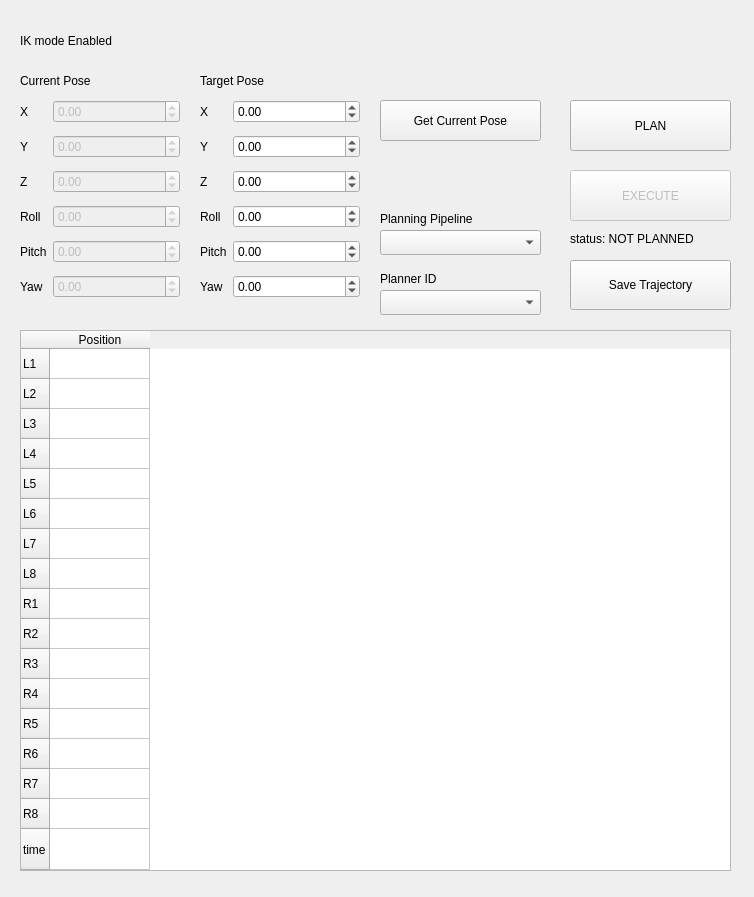
<?xml version="1.0" encoding="UTF-8"?>
<ui version="4.0">
 <class>Dialog</class>
 <widget class="QDialog" name="Dialog">
  <property name="geometry">
   <rect>
    <x>0</x>
    <y>0</y>
    <width>754</width>
    <height>897</height>
   </rect>
  </property>
  <property name="windowTitle">
   <string>movegroup</string>
  </property>
  <widget class="QPushButton" name="ikEnableBtn">
   <property name="enabled">
    <bool>true</bool>
   </property>
   <property name="geometry">
    <rect>
     <x>150</x>
     <y>20</y>
     <width>41</width>
     <height>41</height>
    </rect>
   </property>
   <property name="sizePolicy">
    <sizepolicy hsizetype="Minimum" vsizetype="Fixed">
     <horstretch>0</horstretch>
     <verstretch>0</verstretch>
    </sizepolicy>
   </property>
   <property name="minimumSize">
    <size>
     <width>41</width>
     <height>21</height>
    </size>
   </property>
   <property name="maximumSize">
    <size>
     <width>16777215</width>
     <height>16777215</height>
    </size>
   </property>
   <property name="baseSize">
    <size>
     <width>41</width>
     <height>21</height>
    </size>
   </property>
   <property name="styleSheet">
    <string notr="true">QPushButton{
	background-color: none;
	border-radius: 3%;
}</string>
   </property>
   <property name="text">
    <string/>
   </property>
   <property name="icon">
    <iconset resource="buttons.qrc">
     <normaloff>:/toggle/off</normaloff>
     <normalon>:/toggle/on</normalon>:/toggle/off</iconset>
   </property>
   <property name="iconSize">
    <size>
     <width>41</width>
     <height>40</height>
    </size>
   </property>
   <property name="checkable">
    <bool>true</bool>
   </property>
   <property name="checked">
    <bool>false</bool>
   </property>
   <property name="flat">
    <bool>true</bool>
   </property>
  </widget>
  <widget class="QLabel" name="ikLabel">
   <property name="geometry">
    <rect>
     <x>20</x>
     <y>20</y>
     <width>131</width>
     <height>41</height>
    </rect>
   </property>
   <property name="text">
    <string>IK mode Enabled</string>
   </property>
  </widget>
  <widget class="QPushButton" name="execBtn">
   <property name="enabled">
    <bool>false</bool>
   </property>
   <property name="geometry">
    <rect>
     <x>570</x>
     <y>170</y>
     <width>161</width>
     <height>51</height>
    </rect>
   </property>
   <property name="text">
    <string>EXECUTE</string>
   </property>
  </widget>
  <widget class="QTableWidget" name="iterTable">
   <property name="geometry">
    <rect>
     <x>20</x>
     <y>330</y>
     <width>711</width>
     <height>541</height>
    </rect>
   </property>
   <property name="verticalScrollBarPolicy">
    <enum>Qt::ScrollBarPolicy::ScrollBarAlwaysOff</enum>
   </property>
   <property name="horizontalScrollBarPolicy">
    <enum>Qt::ScrollBarPolicy::ScrollBarAlwaysOff</enum>
   </property>
   <attribute name="verticalHeaderStretchLastSection">
    <bool>true</bool>
   </attribute>
   <row>
    <property name="text">
     <string>L1</string>
    </property>
   </row>
   <row>
    <property name="text">
     <string>L2</string>
    </property>
   </row>
   <row>
    <property name="text">
     <string>L3</string>
    </property>
   </row>
   <row>
    <property name="text">
     <string>L4</string>
    </property>
   </row>
   <row>
    <property name="text">
     <string>L5</string>
    </property>
   </row>
   <row>
    <property name="text">
     <string>L6</string>
    </property>
   </row>
   <row>
    <property name="text">
     <string>L7</string>
    </property>
   </row>
   <row>
    <property name="text">
     <string>L8</string>
    </property>
   </row>
   <row>
    <property name="text">
     <string>R1</string>
    </property>
   </row>
   <row>
    <property name="text">
     <string>R2</string>
    </property>
   </row>
   <row>
    <property name="text">
     <string>R3</string>
    </property>
   </row>
   <row>
    <property name="text">
     <string>R4</string>
    </property>
   </row>
   <row>
    <property name="text">
     <string>R5</string>
    </property>
   </row>
   <row>
    <property name="text">
     <string>R6</string>
    </property>
   </row>
   <row>
    <property name="text">
     <string>R7</string>
    </property>
   </row>
   <row>
    <property name="text">
     <string>R8</string>
    </property>
   </row>
   <row>
    <property name="text">
     <string>time</string>
    </property>
   </row>
   <column>
    <property name="text">
     <string>Position</string>
    </property>
   </column>
  </widget>
  <widget class="QLabel" name="planStatusLabel">
   <property name="geometry">
    <rect>
     <x>570</x>
     <y>230</y>
     <width>171</width>
     <height>17</height>
    </rect>
   </property>
   <property name="text">
    <string>status: NOT PLANNED</string>
   </property>
  </widget>
  <widget class="QPushButton" name="saveTrajBtn">
   <property name="enabled">
    <bool>true</bool>
   </property>
   <property name="geometry">
    <rect>
     <x>570</x>
     <y>260</y>
     <width>161</width>
     <height>50</height>
    </rect>
   </property>
   <property name="text">
    <string>Save Trajectory</string>
   </property>
  </widget>
  <widget class="QComboBox" name="planningPipelineCombo">
   <property name="geometry">
    <rect>
     <x>380</x>
     <y>230</y>
     <width>161</width>
     <height>25</height>
    </rect>
   </property>
  </widget>
  <widget class="QComboBox" name="plannerIDCombo">
   <property name="geometry">
    <rect>
     <x>380</x>
     <y>290</y>
     <width>161</width>
     <height>25</height>
    </rect>
   </property>
  </widget>
  <widget class="QLabel" name="planStatusLabel_2">
   <property name="geometry">
    <rect>
     <x>380</x>
     <y>210</y>
     <width>171</width>
     <height>17</height>
    </rect>
   </property>
   <property name="text">
    <string>Planning Pipeline</string>
   </property>
  </widget>
  <widget class="QLabel" name="planStatusLabel_3">
   <property name="geometry">
    <rect>
     <x>380</x>
     <y>270</y>
     <width>171</width>
     <height>17</height>
    </rect>
   </property>
   <property name="text">
    <string>Planner ID</string>
   </property>
  </widget>
  <widget class="QPushButton" name="planBtn">
   <property name="enabled">
    <bool>true</bool>
   </property>
   <property name="geometry">
    <rect>
     <x>570</x>
     <y>100</y>
     <width>161</width>
     <height>51</height>
    </rect>
   </property>
   <property name="text">
    <string>PLAN</string>
   </property>
  </widget>
  <widget class="QWidget" name="formLayoutWidget_2">
   <property name="geometry">
    <rect>
     <x>200</x>
     <y>100</y>
     <width>160</width>
     <height>231</height>
    </rect>
   </property>
   <layout class="QFormLayout" name="targetFormLayout">
    <property name="verticalSpacing">
     <number>12</number>
    </property>
    <item row="0" column="0">
     <widget class="QLabel" name="targetXLabel">
      <property name="text">
       <string>X</string>
      </property>
     </widget>
    </item>
    <item row="0" column="1">
     <widget class="QDoubleSpinBox" name="targetXDoubleSpinBox">
      <property name="minimum">
       <double>-999.000000000000000</double>
      </property>
      <property name="maximum">
       <double>999.000000000000000</double>
      </property>
     </widget>
    </item>
    <item row="1" column="0">
     <widget class="QLabel" name="targetYLabel">
      <property name="text">
       <string>Y</string>
      </property>
     </widget>
    </item>
    <item row="1" column="1">
     <widget class="QDoubleSpinBox" name="targetYDoubleSpinBox">
      <property name="minimum">
       <double>-999.000000000000000</double>
      </property>
      <property name="maximum">
       <double>999.000000000000000</double>
      </property>
     </widget>
    </item>
    <item row="2" column="0">
     <widget class="QLabel" name="targetZLabel">
      <property name="text">
       <string>Z</string>
      </property>
     </widget>
    </item>
    <item row="2" column="1">
     <widget class="QDoubleSpinBox" name="targetZDoubleSpinBox">
      <property name="minimum">
       <double>-999.000000000000000</double>
      </property>
      <property name="maximum">
       <double>999.000000000000000</double>
      </property>
     </widget>
    </item>
    <item row="3" column="0">
     <widget class="QLabel" name="targetRollLabel">
      <property name="text">
       <string>Roll</string>
      </property>
     </widget>
    </item>
    <item row="3" column="1">
     <widget class="QDoubleSpinBox" name="targetRollDoubleSpinBox">
      <property name="minimum">
       <double>-999.000000000000000</double>
      </property>
      <property name="maximum">
       <double>999.000000000000000</double>
      </property>
     </widget>
    </item>
    <item row="4" column="0">
     <widget class="QLabel" name="targetPitchLabel">
      <property name="text">
       <string>Pitch</string>
      </property>
     </widget>
    </item>
    <item row="4" column="1">
     <widget class="QDoubleSpinBox" name="targetPitchDoubleSpinBox">
      <property name="minimum">
       <double>-999.000000000000000</double>
      </property>
      <property name="maximum">
       <double>999.000000000000000</double>
      </property>
     </widget>
    </item>
    <item row="5" column="0">
     <widget class="QLabel" name="targetYawLabel">
      <property name="text">
       <string>Yaw</string>
      </property>
     </widget>
    </item>
    <item row="5" column="1">
     <widget class="QDoubleSpinBox" name="targetYawDoubleSpinBox">
      <property name="minimum">
       <double>-999.000000000000000</double>
      </property>
      <property name="maximum">
       <double>999.000000000000000</double>
      </property>
     </widget>
    </item>
   </layout>
  </widget>
  <widget class="QLabel" name="label_2">
   <property name="geometry">
    <rect>
     <x>200</x>
     <y>70</y>
     <width>161</width>
     <height>21</height>
    </rect>
   </property>
   <property name="text">
    <string>Target Pose</string>
   </property>
  </widget>
  <widget class="QWidget" name="formLayoutWidget">
   <property name="geometry">
    <rect>
     <x>20</x>
     <y>100</y>
     <width>160</width>
     <height>231</height>
    </rect>
   </property>
   <layout class="QFormLayout" name="formLayout">
    <property name="verticalSpacing">
     <number>12</number>
    </property>
    <item row="0" column="0">
     <widget class="QLabel" name="xLabel">
      <property name="text">
       <string>X</string>
      </property>
     </widget>
    </item>
    <item row="0" column="1">
     <widget class="QDoubleSpinBox" name="xDoubleSpinBox">
      <property name="enabled">
       <bool>false</bool>
      </property>
      <property name="minimum">
       <double>-999.000000000000000</double>
      </property>
      <property name="maximum">
       <double>999.000000000000000</double>
      </property>
     </widget>
    </item>
    <item row="1" column="0">
     <widget class="QLabel" name="yLabel">
      <property name="text">
       <string>Y</string>
      </property>
     </widget>
    </item>
    <item row="1" column="1">
     <widget class="QDoubleSpinBox" name="yDoubleSpinBox">
      <property name="enabled">
       <bool>false</bool>
      </property>
      <property name="minimum">
       <double>-999.000000000000000</double>
      </property>
      <property name="maximum">
       <double>999.000000000000000</double>
      </property>
     </widget>
    </item>
    <item row="2" column="0">
     <widget class="QLabel" name="zLabel">
      <property name="text">
       <string>Z</string>
      </property>
     </widget>
    </item>
    <item row="2" column="1">
     <widget class="QDoubleSpinBox" name="zDoubleSpinBox">
      <property name="enabled">
       <bool>false</bool>
      </property>
      <property name="minimum">
       <double>-999.000000000000000</double>
      </property>
      <property name="maximum">
       <double>999.000000000000000</double>
      </property>
     </widget>
    </item>
    <item row="3" column="0">
     <widget class="QLabel" name="rollLabel">
      <property name="text">
       <string>Roll</string>
      </property>
     </widget>
    </item>
    <item row="3" column="1">
     <widget class="QDoubleSpinBox" name="rollDoubleSpinBox">
      <property name="enabled">
       <bool>false</bool>
      </property>
      <property name="minimum">
       <double>-999.000000000000000</double>
      </property>
      <property name="maximum">
       <double>999.000000000000000</double>
      </property>
     </widget>
    </item>
    <item row="4" column="0">
     <widget class="QLabel" name="pitchLabel">
      <property name="text">
       <string>Pitch</string>
      </property>
     </widget>
    </item>
    <item row="4" column="1">
     <widget class="QDoubleSpinBox" name="pitchDoubleSpinBox">
      <property name="enabled">
       <bool>false</bool>
      </property>
      <property name="minimum">
       <double>-999.000000000000000</double>
      </property>
      <property name="maximum">
       <double>999.000000000000000</double>
      </property>
     </widget>
    </item>
    <item row="5" column="0">
     <widget class="QLabel" name="yawLabel">
      <property name="text">
       <string>Yaw</string>
      </property>
     </widget>
    </item>
    <item row="5" column="1">
     <widget class="QDoubleSpinBox" name="yawDoubleSpinBox">
      <property name="enabled">
       <bool>false</bool>
      </property>
      <property name="minimum">
       <double>-999.000000000000000</double>
      </property>
      <property name="maximum">
       <double>999.000000000000000</double>
      </property>
     </widget>
    </item>
   </layout>
  </widget>
  <widget class="QLabel" name="label">
   <property name="geometry">
    <rect>
     <x>20</x>
     <y>70</y>
     <width>161</width>
     <height>21</height>
    </rect>
   </property>
   <property name="text">
    <string>Current Pose</string>
   </property>
  </widget>
  <widget class="QPushButton" name="getCurrentPoseBtn">
   <property name="geometry">
    <rect>
     <x>380</x>
     <y>100</y>
     <width>161</width>
     <height>41</height>
    </rect>
   </property>
   <property name="text">
    <string>Get Current Pose</string>
   </property>
  </widget>
 </widget>
 <resources>
  <include location="buttons.qrc"/>
 </resources>
 <connections/>
</ui>
